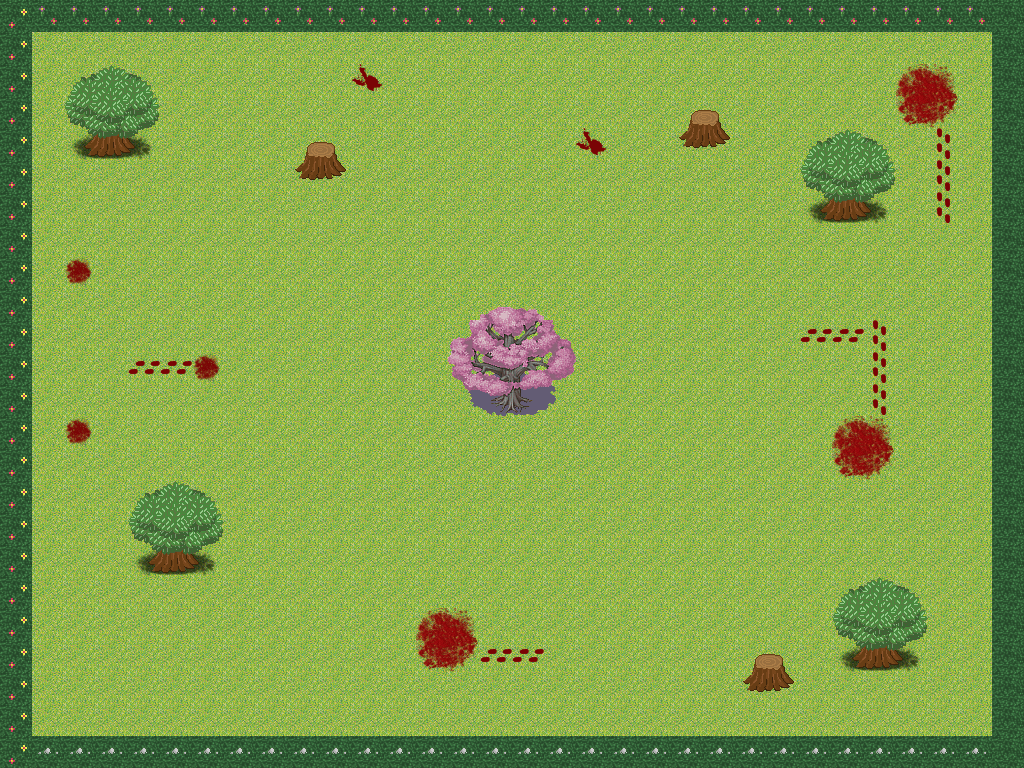

Tiled map render using the project's own tile images. Description and the map definition, with tile-layer contents summarised, below:
An orthogonal 32x24 tile map with 32x32 px tiles, 5 tile layers (BackGround, Caminhos, Arbustos e Arvóres, Colisao, ...), 3 tilesets.

<map version="1.0" orientation="orthogonal" renderorder="right-down" width="32" height="24" tilewidth="32" tileheight="32">
 <tileset firstgid="1" name="JapaneseVillage" tilewidth="32" tileheight="32">
  <image source="Zombie For Days/TiledSet/JapaneseVillage.png" trans="ff00ff" width="256" height="1312" />
 </tileset>
 <tileset firstgid="329" name="free_tileset_version_10" tilewidth="32" tileheight="32">
  <image source="Zombie For Days/TiledSet/free_tileset_version_10.png" trans="ff00ff" width="480" height="1216" />
 </tileset>
 <tileset firstgid="899" name="mountain_landscape_23" tilewidth="32" tileheight="32">
  <image source="Zombie For Days/TiledSet/mountain_landscape_23.png" trans="ff00ff" width="512" height="512" />
 </tileset>
 <layer name="BackGround" width="32" height="24">
  <data>[768 cells, 768 non-empty, 1 distinct tile ids]</data>
 </layer>
 <layer name="Caminhos" width="32" height="24">
  <data>[768 cells, 46 non-empty, 15 distinct tile ids]</data>
 </layer>
 <layer name="Arbustos e Arvóres" width="32" height="24">
  <data>[768 cells, 241 non-empty, 32 distinct tile ids]</data>
 </layer>
 <layer name="Colisao" width="32" height="24" opacity="0">
  <properties>
   <property name="obstacle" value="1" />
  </properties>
  <data>[768 cells, 179 non-empty, 2 distinct tile ids]</data>
 </layer>
 <layer name="Sangue" width="32" height="24">
  <data>[768 cells, 29 non-empty, 8 distinct tile ids]</data>
 </layer>
</map>
